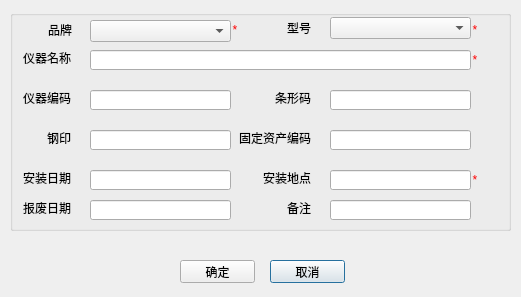
<?xml version="1.0" encoding="UTF-8"?>
<ui version="4.0">
 <class>EditDevice</class>
 <widget class="QDialog" name="EditDevice">
  <property name="geometry">
   <rect>
    <x>0</x>
    <y>0</y>
    <width>521</width>
    <height>297</height>
   </rect>
  </property>
  <property name="windowTitle">
   <string>新建仪器</string>
  </property>
  <widget class="QGroupBox" name="groupBox">
   <property name="geometry">
    <rect>
     <x>10</x>
     <y>10</y>
     <width>501</width>
     <height>221</height>
    </rect>
   </property>
   <property name="title">
    <string/>
   </property>
   <widget class="QLineEdit" name="inputcode">
    <property name="geometry">
     <rect>
      <x>80</x>
      <y>80</y>
      <width>141</width>
      <height>20</height>
     </rect>
    </property>
   </widget>
   <widget class="QLabel" name="label_2">
    <property name="geometry">
     <rect>
      <x>-20</x>
      <y>80</y>
      <width>81</width>
      <height>16</height>
     </rect>
    </property>
    <property name="layoutDirection">
     <enum>Qt::LeftToRight</enum>
    </property>
    <property name="text">
     <string>仪器编码</string>
    </property>
    <property name="alignment">
     <set>Qt::AlignRight|Qt::AlignTrailing|Qt::AlignVCenter</set>
    </property>
   </widget>
   <widget class="QLabel" name="label_3">
    <property name="geometry">
     <rect>
      <x>-20</x>
      <y>120</y>
      <width>81</width>
      <height>16</height>
     </rect>
    </property>
    <property name="layoutDirection">
     <enum>Qt::LeftToRight</enum>
    </property>
    <property name="text">
     <string>钢印</string>
    </property>
    <property name="alignment">
     <set>Qt::AlignRight|Qt::AlignTrailing|Qt::AlignVCenter</set>
    </property>
   </widget>
   <widget class="QLineEdit" name="inputsteelseal">
    <property name="geometry">
     <rect>
      <x>80</x>
      <y>120</y>
      <width>141</width>
      <height>20</height>
     </rect>
    </property>
   </widget>
   <widget class="QLabel" name="label_4">
    <property name="geometry">
     <rect>
      <x>-20</x>
      <y>160</y>
      <width>81</width>
      <height>16</height>
     </rect>
    </property>
    <property name="layoutDirection">
     <enum>Qt::LeftToRight</enum>
    </property>
    <property name="text">
     <string>安装日期</string>
    </property>
    <property name="alignment">
     <set>Qt::AlignRight|Qt::AlignTrailing|Qt::AlignVCenter</set>
    </property>
   </widget>
   <widget class="QLineEdit" name="inputinstalldate">
    <property name="geometry">
     <rect>
      <x>80</x>
      <y>160</y>
      <width>141</width>
      <height>20</height>
     </rect>
    </property>
   </widget>
   <widget class="QLabel" name="label_5">
    <property name="geometry">
     <rect>
      <x>-20</x>
      <y>190</y>
      <width>81</width>
      <height>16</height>
     </rect>
    </property>
    <property name="layoutDirection">
     <enum>Qt::LeftToRight</enum>
    </property>
    <property name="text">
     <string>报废日期</string>
    </property>
    <property name="alignment">
     <set>Qt::AlignRight|Qt::AlignTrailing|Qt::AlignVCenter</set>
    </property>
   </widget>
   <widget class="QLineEdit" name="inputstopdate">
    <property name="geometry">
     <rect>
      <x>80</x>
      <y>190</y>
      <width>141</width>
      <height>20</height>
     </rect>
    </property>
   </widget>
   <widget class="QLineEdit" name="inputassetscode">
    <property name="geometry">
     <rect>
      <x>320</x>
      <y>120</y>
      <width>141</width>
      <height>20</height>
     </rect>
    </property>
   </widget>
   <widget class="QLineEdit" name="inputName">
    <property name="geometry">
     <rect>
      <x>80</x>
      <y>40</y>
      <width>381</width>
      <height>20</height>
     </rect>
    </property>
   </widget>
   <widget class="QLabel" name="label_11">
    <property name="geometry">
     <rect>
      <x>220</x>
      <y>80</y>
      <width>81</width>
      <height>16</height>
     </rect>
    </property>
    <property name="layoutDirection">
     <enum>Qt::LeftToRight</enum>
    </property>
    <property name="text">
     <string>条形码</string>
    </property>
    <property name="alignment">
     <set>Qt::AlignRight|Qt::AlignTrailing|Qt::AlignVCenter</set>
    </property>
   </widget>
   <widget class="QLineEdit" name="inputsn">
    <property name="geometry">
     <rect>
      <x>320</x>
      <y>80</y>
      <width>141</width>
      <height>20</height>
     </rect>
    </property>
   </widget>
   <widget class="QLabel" name="label_12">
    <property name="geometry">
     <rect>
      <x>220</x>
      <y>160</y>
      <width>81</width>
      <height>16</height>
     </rect>
    </property>
    <property name="layoutDirection">
     <enum>Qt::LeftToRight</enum>
    </property>
    <property name="text">
     <string>安装地点</string>
    </property>
    <property name="alignment">
     <set>Qt::AlignRight|Qt::AlignTrailing|Qt::AlignVCenter</set>
    </property>
   </widget>
   <widget class="QLineEdit" name="inputinstallplace">
    <property name="geometry">
     <rect>
      <x>320</x>
      <y>160</y>
      <width>141</width>
      <height>20</height>
     </rect>
    </property>
   </widget>
   <widget class="QLineEdit" name="inputmemo">
    <property name="geometry">
     <rect>
      <x>320</x>
      <y>190</y>
      <width>141</width>
      <height>20</height>
     </rect>
    </property>
   </widget>
   <widget class="QLabel" name="label_13">
    <property name="geometry">
     <rect>
      <x>220</x>
      <y>190</y>
      <width>81</width>
      <height>16</height>
     </rect>
    </property>
    <property name="layoutDirection">
     <enum>Qt::LeftToRight</enum>
    </property>
    <property name="text">
     <string>备注</string>
    </property>
    <property name="alignment">
     <set>Qt::AlignRight|Qt::AlignTrailing|Qt::AlignVCenter</set>
    </property>
   </widget>
   <widget class="QLabel" name="label_14">
    <property name="geometry">
     <rect>
      <x>220</x>
      <y>120</y>
      <width>81</width>
      <height>16</height>
     </rect>
    </property>
    <property name="layoutDirection">
     <enum>Qt::LeftToRight</enum>
    </property>
    <property name="text">
     <string>固定资产编码</string>
    </property>
    <property name="alignment">
     <set>Qt::AlignRight|Qt::AlignTrailing|Qt::AlignVCenter</set>
    </property>
   </widget>
   <widget class="QLabel" name="label_15">
    <property name="geometry">
     <rect>
      <x>-20</x>
      <y>40</y>
      <width>81</width>
      <height>16</height>
     </rect>
    </property>
    <property name="layoutDirection">
     <enum>Qt::LeftToRight</enum>
    </property>
    <property name="text">
     <string>仪器名称</string>
    </property>
    <property name="alignment">
     <set>Qt::AlignRight|Qt::AlignTrailing|Qt::AlignVCenter</set>
    </property>
   </widget>
   <widget class="QComboBox" name="inputBrand">
    <property name="geometry">
     <rect>
      <x>80</x>
      <y>10</y>
      <width>141</width>
      <height>22</height>
     </rect>
    </property>
   </widget>
   <widget class="QComboBox" name="inputModel">
    <property name="geometry">
     <rect>
      <x>320</x>
      <y>7</y>
      <width>141</width>
      <height>22</height>
     </rect>
    </property>
   </widget>
   <widget class="QLabel" name="label_6">
    <property name="geometry">
     <rect>
      <x>38</x>
      <y>12</y>
      <width>31</width>
      <height>16</height>
     </rect>
    </property>
    <property name="text">
     <string>品牌</string>
    </property>
   </widget>
   <widget class="QLabel" name="label_7">
    <property name="geometry">
     <rect>
      <x>260</x>
      <y>10</y>
      <width>41</width>
      <height>16</height>
     </rect>
    </property>
    <property name="text">
     <string>型号</string>
    </property>
    <property name="alignment">
     <set>Qt::AlignRight|Qt::AlignTrailing|Qt::AlignVCenter</set>
    </property>
   </widget>
   <widget class="QLabel" name="label">
    <property name="geometry">
     <rect>
      <x>220</x>
      <y>10</y>
      <width>10</width>
      <height>20</height>
     </rect>
    </property>
    <property name="styleSheet">
     <string notr="true">color: rgb(254, 0, 0);</string>
    </property>
    <property name="text">
     <string>*</string>
    </property>
    <property name="alignment">
     <set>Qt::AlignCenter</set>
    </property>
   </widget>
   <widget class="QLabel" name="label_8">
    <property name="geometry">
     <rect>
      <x>460</x>
      <y>10</y>
      <width>10</width>
      <height>20</height>
     </rect>
    </property>
    <property name="styleSheet">
     <string notr="true">color: rgb(254, 0, 0);</string>
    </property>
    <property name="text">
     <string>*</string>
    </property>
    <property name="alignment">
     <set>Qt::AlignCenter</set>
    </property>
   </widget>
   <widget class="QLabel" name="label_9">
    <property name="geometry">
     <rect>
      <x>460</x>
      <y>40</y>
      <width>10</width>
      <height>20</height>
     </rect>
    </property>
    <property name="styleSheet">
     <string notr="true">color: rgb(254, 0, 0);</string>
    </property>
    <property name="text">
     <string>*</string>
    </property>
    <property name="alignment">
     <set>Qt::AlignCenter</set>
    </property>
   </widget>
   <widget class="QLabel" name="label_10">
    <property name="geometry">
     <rect>
      <x>460</x>
      <y>160</y>
      <width>10</width>
      <height>20</height>
     </rect>
    </property>
    <property name="styleSheet">
     <string notr="true">color: rgb(254, 0, 0);</string>
    </property>
    <property name="text">
     <string>*</string>
    </property>
    <property name="alignment">
     <set>Qt::AlignCenter</set>
    </property>
   </widget>
  </widget>
  <widget class="QPushButton" name="btnCancel">
   <property name="geometry">
    <rect>
     <x>270</x>
     <y>260</y>
     <width>75</width>
     <height>23</height>
    </rect>
   </property>
   <property name="text">
    <string>取消</string>
   </property>
  </widget>
  <widget class="QPushButton" name="btnOK">
   <property name="geometry">
    <rect>
     <x>180</x>
     <y>260</y>
     <width>75</width>
     <height>23</height>
    </rect>
   </property>
   <property name="text">
    <string>确定</string>
   </property>
  </widget>
 </widget>
 <resources/>
 <connections/>
</ui>
